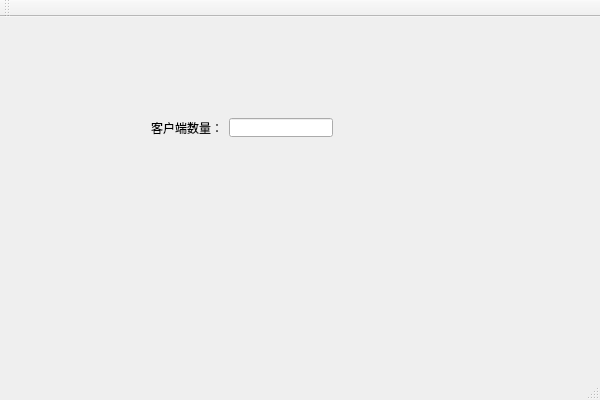
<?xml version="1.0" encoding="UTF-8"?>
<ui version="4.0">
 <class>TcpClass</class>
 <widget class="QMainWindow" name="TcpClass">
  <property name="geometry">
   <rect>
    <x>0</x>
    <y>0</y>
    <width>600</width>
    <height>400</height>
   </rect>
  </property>
  <property name="windowTitle">
   <string>Tcp</string>
  </property>
  <widget class="QWidget" name="centralWidget">
   <widget class="QWidget" name="widget" native="true">
    <property name="geometry">
     <rect>
      <x>140</x>
      <y>90</y>
      <width>204</width>
      <height>41</height>
     </rect>
    </property>
    <layout class="QHBoxLayout" name="horizontalLayout">
     <item>
      <widget class="QLabel" name="label">
       <property name="text">
        <string>客户端数量：</string>
       </property>
      </widget>
     </item>
     <item>
      <widget class="QLineEdit" name="num"/>
     </item>
    </layout>
   </widget>
  </widget>
  <widget class="QMenuBar" name="menuBar">
   <property name="geometry">
    <rect>
     <x>0</x>
     <y>0</y>
     <width>600</width>
     <height>20</height>
    </rect>
   </property>
  </widget>
  <widget class="QToolBar" name="mainToolBar">
   <attribute name="toolBarArea">
    <enum>TopToolBarArea</enum>
   </attribute>
   <attribute name="toolBarBreak">
    <bool>false</bool>
   </attribute>
  </widget>
  <widget class="QStatusBar" name="statusBar"/>
 </widget>
 <layoutdefault spacing="6" margin="11"/>
 <resources>
  <include location="Tcp.qrc"/>
 </resources>
 <connections/>
</ui>
